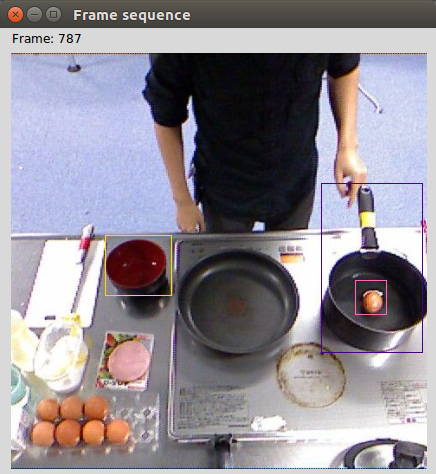
#> input picture KSCGR/images/kscgr_annotation.png, 436 x 474 px
$ python show_box.py ../KSCGR/images/kscgr_annotation.png
#> lines starting #> are read from the running program, lines starting #| are printed output that depends on the picture
#!/usr/bin/python
#-*- coding: utf-8 -*-
"""
This script draws bouding boxes on an image in order to show their position. It receives as input
or an image with the corners of the bounding box as minimum X value (xmin), minimum Y value (ymin),
maximum X value (xmax) and maximum Y value (ymax). For exemple:

```
$ show_box.py image.jpg 10 10 50 100
```
or a file containing the path to the image followed by a sequence of bounding boxes as:

```
path_to_image.jpg xmin,ymin,xmax,ymax,class xmin,ymin,xmax,ymax,class xmin,ymin,xmax,ymax,class
```
where `class` is the id of the class representing the bounding box. The resulting image will contain
all bounding boxes in the line. When using this option, the user must pass `--txt` as argument as:

```
$ show_box.py file_with_images.txt --txt
```
"""

import argparse
from PIL import Image
import matplotlib.pyplot as plt
import matplotlib.patches as patches
from matplotlib import colors
import numpy as np
import ast


def draw_box(img, boundaries):
#> called with img = '../KSCGR/images/kscgr_annotation.png'
    im = np.array(Image.open(img), dtype=np.uint8)
#> im is the input picture: shape (474, 436, 4); mean R, G, B, A 145, 139.7, 147.4, 255
    fig, ax = plt.subplots(1)
    ax.imshow(im)

    xmin, ymin, xmax, ymax = boundaries
    rect = patches.Rectangle((xmin, ymin), xmax-xmin, ymax-ymin, linewidth=1, edgecolor='r', facecolor='none')
    ax.add_patch(rect)
    plt.show()
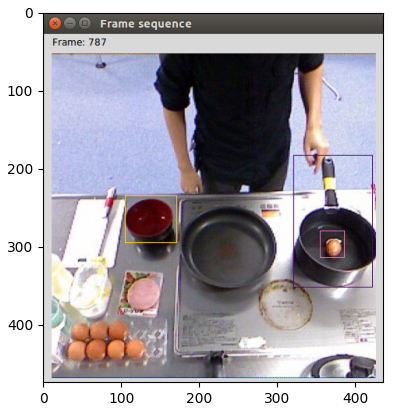
#> figure drawn by matplotlib, 1 panel


def draw_from_file(fileinput):
    with open(fileinput) as fin:
        for line in fin:
            arr = line.strip().split()
            img = arr[0]
            im = np.array(Image.open(img), dtype=np.uint8)
            fig, ax = plt.subplots(1)
            ax.imshow(im)

            for i, pos_label in enumerate(arr[1:]):
                pos_label = ast.literal_eval(pos_label)
                xmin, ymin, xmax, ymax, class_id = pos_label
                cname = colors.cnames.keys()[i]
                rect = patches.Rectangle((xmin, ymin), xmax-xmin, ymax-ymin,
                                         linewidth=1, edgecolor=cname, facecolor='none')
                ax.add_patch(rect)
            plt.show()


if __name__ == "__main__":
    argparser = argparse.ArgumentParser()
    argparser.add_argument('imgfile', metavar='image', help='Path to the image')
    argparser.add_argument('-t', '--txt', help='In case imgfile is a text file containing multiple boxes', action='store_true')
    argparser.add_argument('-x', '--xmin_value', help='Pixel top left of the box in X', type=int, default=0)
    argparser.add_argument('-y', '--ymin_value', help='Pixel top left of the box in Y', type=int, default=0)
    argparser.add_argument('-X', '--xmax_value', help='Pixel bottom right of the box in X', type=int, default=0)
    argparser.add_argument('-Y', '--ymax_value', help='Pixel bottom right of the box in Y', type=int, default=0)
    args = argparser.parse_args()

    if args.txt:
        draw_from_file(args.imgfile)
    else:
        draw_box(args.imgfile, [args.xmin_value, args.ymin_value, args.xmax_value, args.ymax_value])
